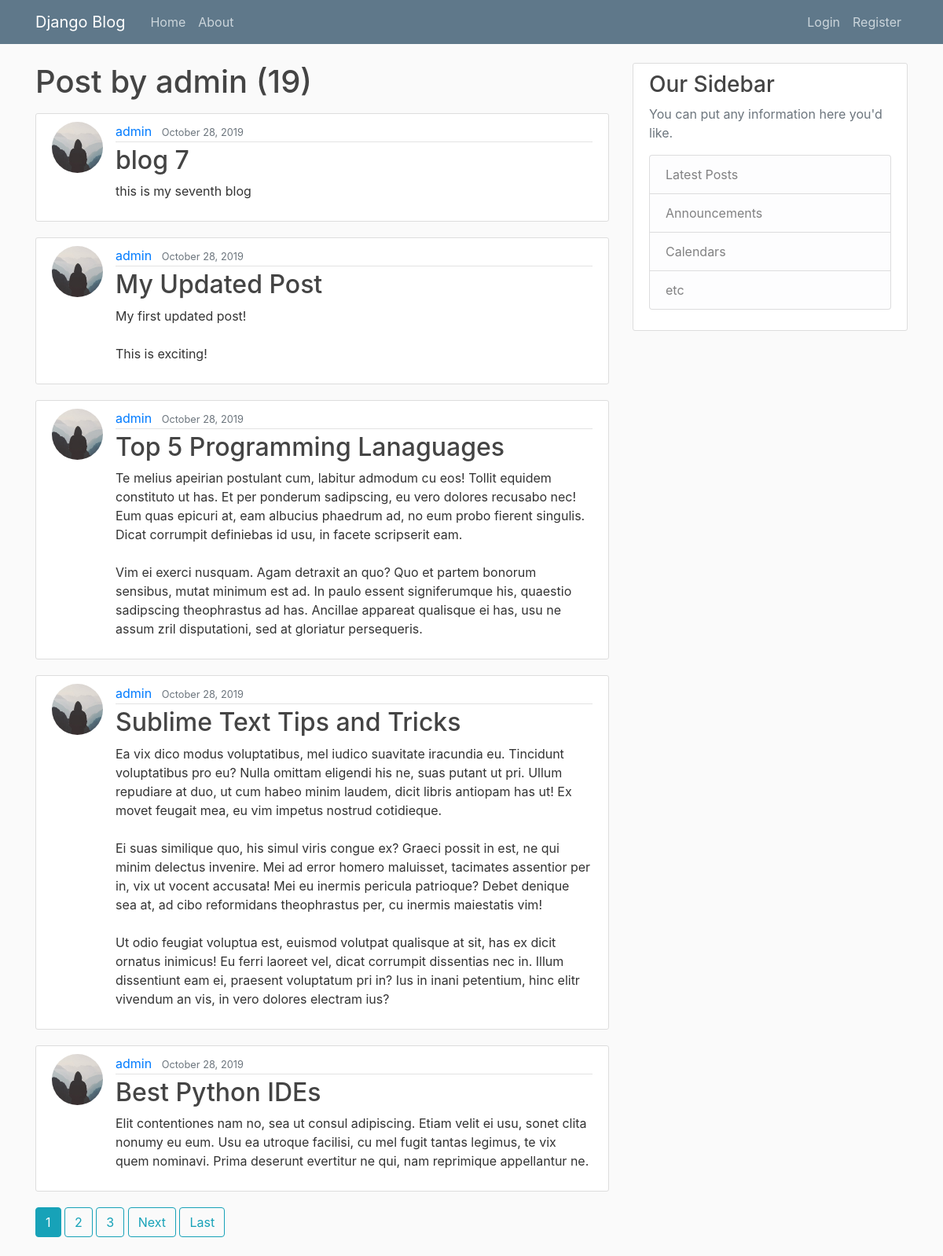
Screenshot of /user/admin with the database file from the repository.
### blog/models.py (models this page shows, shortened)
class Post(models.Model):
    title = models.CharField(max_length=100)
    content = models.TextField()
    date_posted = models.DateField(default=timezone.now)
    author = models.ForeignKey(User, on_delete=models.CASCADE)

### users/models.py (models this page shows, shortened)
class Profile(models.Model):
    user = models.OneToOneField(User, on_delete=models.CASCADE)
    image = models.ImageField(default='default.jpg', upload_to='profile_pics')

### blog/views.py (the view)
# urls.py: path('user/<str:username>', UserPostListView.as_view(), name='user-post'),
class UserPostListView(ListView):
    model = Post
    template_name = 'blog/user_post.html'
    context_object_name = 'posts'
    paginate_by = 5
    def get_queryset(self):
        user = get_object_or_404(User, username=self.kwargs.get('username'))
        return Post.objects.filter(author=user).order_by('-date_posted')

### blog/templates/blog/user_post.html (shortened to what this page needs)
{% extends "blog/base.html" %}
{% block content %}
    <h1 class="mb-3"> Post by {{ view.kwargs.username }} ({{ page_obj.paginator.count }})</h1>
    {% for post in posts %}
        <article class="media content-section">
            <img class="rounded-circle article-img" src="{{ post.author.profile.image.url }}">
            <div class="media-body">
            <div class="article-metadata">
              <a class="mr-2" href="{% url 'user-post' post.author.username %}">{{ post.author }}</a>
              <small class="text-muted">{{ post.date_posted|date:"F d, Y" }}</small>
            </div>
            <h2><a class="article-title" href="{% url 'post-detail' post.id %}">{{ post.title }}</a></h2>
            <p class="article-content">{{ post.content }}</p>
          </div>
        </article>
    {% endfor%}
    {% if is_paginated %}
        {% for num in page_obj.paginator.page_range %}
            {% if page_obj.number == num %}
                <a class="btn btn-info mb-4" href="?page= {{ num }}">{{ num }}</a>
            {% elif num > page_obj.number|add:'-3' and  num < page_obj.number|add:'3' %}
                <a class="btn btn-outline-info mb-4" href="?page= {{ num }}">{{ num }}</a>
            {% endif %}
        {% endfor %}
        {% if page_obj.has_next %}
                <a class="btn btn-outline-info mb-4" href="?page={{ page_obj.next_page_number}}">Next</a>
                <a class="btn btn-outline-info mb-4" href="?page={{ page_obj.paginator.num_pages }}">Last</a>
        {% endif %}
    {% endif %}
{% endblock content %}

### blog/static/blog/main.css (style rules this page uses)
body { background: #fafafa; color: #333333; margin-top: 5rem; }
h1, h2, h3, h4, h5, h6 { color: #444444; }
.content-section { background: #ffffff; padding: 10px 20px; border: 1px solid #dddddd; border-radius: 3px; margin-bottom: 20px; }
.article-title { color: #444444; }
.article-content { white-space: pre-line; }
.article-img { height: 65px; width: 65px; margin-right: 16px; }
.article-metadata { padding-bottom: 1px; margin-bottom: 4px; border-bottom: 1px solid #e3e3e3 }

### rows the page displays
Post: author.profile.image (placeholder picture), author "admin", date_posted "October 28, 2019", title "blog 7", content "this is my seventh blog"
Post: author.profile.image (placeholder picture), author "admin", date_posted "October 28, 2019", title "My Updated Post", content "My first updated post! This is exciting!"
Post: author.profile.image (placeholder picture), author "admin", date_posted "October 28, 2019", title "Top 5 Programming Lanaguages", content "Te melius apeirian postulant cum, labitur admodum cu eos! Tollit equidem constituto ut has. Et per ponderum sadipscing, eu vero dolores recusabo nec! Eum quas epicuri at, eam albucius phaedrum ad, no eum probo fierent singulis. Dicat corrumpit definiebas id usu, in facete scripserit eam. Vim ei exerci nusquam. Agam detraxit an quo? Quo et partem bonorum sensibus, mutat minimum est ad. In paulo essent signiferumque his, quaestio sadipscing theophrastus ad has. Ancillae appareat qualisque ei has, usu ne assum zril disputationi, sed at gloriatur persequeris."
Post: author.profile.image (placeholder picture), author "admin", date_posted "October 28, 2019", title "Sublime Text Tips and Tricks", content "Ea vix dico modus voluptatibus, mel iudico suavitate iracundia eu. Tincidunt voluptatibus pro eu? Nulla omittam eligendi his ne, suas putant ut pri. Ullum repudiare at duo, ut cum habeo minim laudem, dicit libris antiopam has ut! Ex movet feugait mea, eu vim impetus nostrud cotidieque. Ei suas similique quo, his simul viris congue ex? Graeci possit in est, ne qui minim delectus invenire. Mei ad error homero maluisset, tacimates assentior per in, vix ut vocent accusata! Mei eu inermis pericula patrioque? Debet denique sea at, ad cibo reformidans theophrastus per, cu inermis maiestatis vim! Ut odio feugiat voluptua est, euismod volutpat qualisque at sit, has ex dicit ornatus inimicus! Eu…"
Post: author.profile.image (placeholder picture), author "admin", date_posted "October 28, 2019", title "Best Python IDEs", content "Elit contentiones nam no, sea ut consul adipiscing. Etiam velit ei usu, sonet clita nonumy eu eum. Usu ea utroque facilisi, cu mel fugit tantas legimus, te vix quem nominavi. Prima deserunt evertitur ne qui, nam reprimique appellantur ne."

### other values shown
{{ view.kwargs.username }} "admin"
{{ page_obj.paginator.count }} "19"
{{ num }} "1"
{{ num }} "2" "3"
